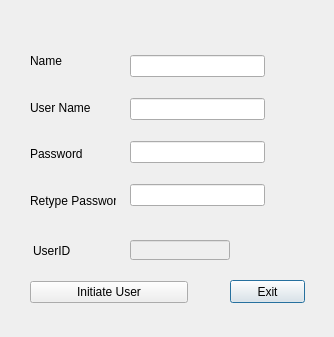
<?xml version="1.0" encoding="UTF-8"?>
<ui version="4.0">
 <class>adduser</class>
 <widget class="QDialog" name="adduser">
  <property name="geometry">
   <rect>
    <x>0</x>
    <y>0</y>
    <width>334</width>
    <height>337</height>
   </rect>
  </property>
  <property name="windowTitle">
   <string>Add User</string>
  </property>
  <widget class="QPushButton" name="pushButton_exit">
   <property name="geometry">
    <rect>
     <x>230</x>
     <y>280</y>
     <width>75</width>
     <height>23</height>
    </rect>
   </property>
   <property name="text">
    <string>Exit</string>
   </property>
  </widget>
  <widget class="QWidget" name="layoutWidget">
   <property name="geometry">
    <rect>
     <x>130</x>
     <y>40</y>
     <width>135</width>
     <height>181</height>
    </rect>
   </property>
   <layout class="QVBoxLayout" name="verticalLayout_2">
    <item>
     <widget class="QLineEdit" name="lineEdit_name"/>
    </item>
    <item>
     <widget class="QLineEdit" name="lineEdit_uname"/>
    </item>
    <item>
     <widget class="QLineEdit" name="lineEdit_pass"/>
    </item>
    <item>
     <widget class="QLineEdit" name="lineEdit_retypepass"/>
    </item>
   </layout>
  </widget>
  <widget class="QWidget" name="layoutWidget">
   <property name="geometry">
    <rect>
     <x>30</x>
     <y>40</y>
     <width>86</width>
     <height>181</height>
    </rect>
   </property>
   <layout class="QVBoxLayout" name="verticalLayout">
    <item>
     <widget class="QLabel" name="label">
      <property name="text">
       <string>Name </string>
      </property>
     </widget>
    </item>
    <item>
     <widget class="QLabel" name="label_2">
      <property name="text">
       <string>User Name</string>
      </property>
     </widget>
    </item>
    <item>
     <widget class="QLabel" name="label_3">
      <property name="text">
       <string>Password</string>
      </property>
     </widget>
    </item>
    <item>
     <widget class="QLabel" name="label_4">
      <property name="text">
       <string>Retype Password</string>
      </property>
     </widget>
    </item>
   </layout>
  </widget>
  <widget class="QWidget" name="layoutWidget">
   <property name="geometry">
    <rect>
     <x>33</x>
     <y>240</y>
     <width>141</width>
     <height>22</height>
    </rect>
   </property>
   <layout class="QHBoxLayout" name="horizontalLayout">
    <item>
     <widget class="QLabel" name="label_5">
      <property name="text">
       <string>UserID</string>
      </property>
     </widget>
    </item>
   </layout>
  </widget>
  <widget class="QWidget" name="layoutWidget">
   <property name="geometry">
    <rect>
     <x>30</x>
     <y>280</y>
     <width>158</width>
     <height>25</height>
    </rect>
   </property>
   <layout class="QHBoxLayout" name="horizontalLayout_2">
    <item>
     <widget class="QPushButton" name="pushinit">
      <property name="text">
       <string>Initiate User</string>
      </property>
     </widget>
    </item>
   </layout>
  </widget>
  <widget class="QLineEdit" name="lineEdit_uid">
   <property name="enabled">
    <bool>false</bool>
   </property>
   <property name="geometry">
    <rect>
     <x>130</x>
     <y>240</y>
     <width>100</width>
     <height>20</height>
    </rect>
   </property>
  </widget>
 </widget>
 <resources/>
 <connections/>
</ui>
